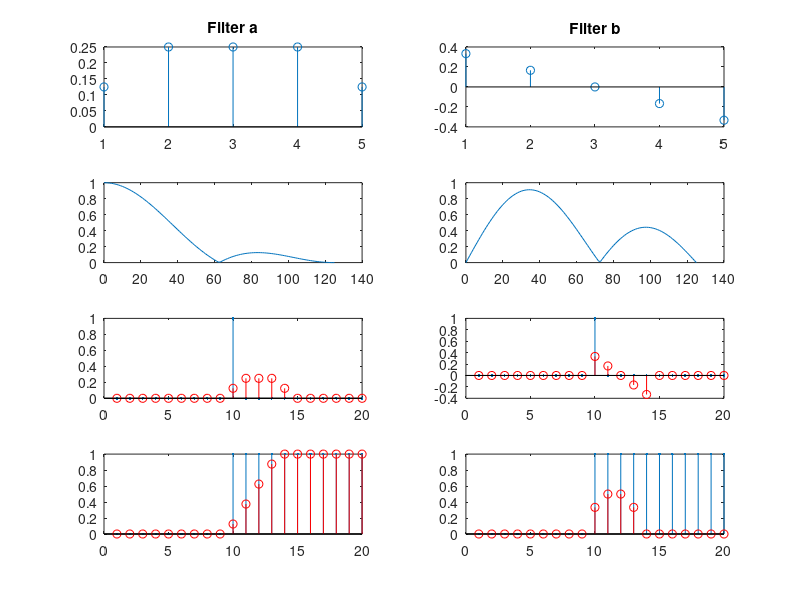

This figure's MATLAB source:
Ca=[1/8 1/4 1/4 1/4 1/8];
Ma=length(Ca);
Cb=[1/3 1/6 0 -1/6 -1/3];
Mb=length(Cb);

subplot(4,2,1)
stem(Ca)
title('Filter a')
Fd=250;
T=1/Fd;
f=0:Fd/2;
Ha=abs(1/4+1/2*cos(2*pi*f*T)+1/4*cos(4*pi*f*T));
subplot(4,2,3)
plot(f,Ha)

subplot(4,2,2)
stem(Cb)
title('Filter b')
Fd=250;
T=1/Fd;
f=0:Fd/2;
Hb=abs(1/3*sin(2*pi*f*T)+2/3*sin(4*pi*f*T));
subplot(4,2,4)
plot(f,Hb)

%импульсная хар-ка А
N=20;
for n=1:N
    x(n)=0;
end
x(10)=1;
y=zeros(1,N);
for n=Ma:N
    y(n)=1/8*x(n)+1/4*x(n-1)+1/4*x(n-2)+1/4*x(n-3)+1/8*x(n-4);
end
subplot(4,2,5)
stem(x, '.')
hold on
stem(y,'r')

%импульсная хар-ка В
N=20;
for n=1:N
    x(n)=0;
end
x(10)=1;
y=zeros(1,N);
for n=Mb:N
    y(n)=1/3*x(n)+1/6*x(n-1)+0*x(n-2)-1/6*x(n-3)-1/3*x(n-4);
end
subplot(4,2,6)
stem(x, '.')
hold on
stem(y,'r')

%переходная хар-ка А
for n=1:N/2 
X(n)=0; 
end
for n=N/2:N
X(n)=1
end
Y=zeros(1,N);
for n=Ma:N
Y(n)=1/8*X(n)+1/4*X(n-1)+1/4*X(n-2)+1/4*X(n-3)+1/8*X(n-4);
end
subplot(4,2,7)
stem(X,'.')
hold on
stem(Y,'r')

%переходная хар-ка В
for n=1:N/2
X(n)=0
end
for n=N/2:N
X(n)=1
end
Y=zeros(1,N);
for n=Mb:N
Y(n)=1/3*X(n)+1/6*X(n-1)-1/6*X(n-3)-1/3*X(n-4);
end
subplot(4,2,8)
stem(X,'.')
hold on
stem(Y,'r')

%работа с Github
